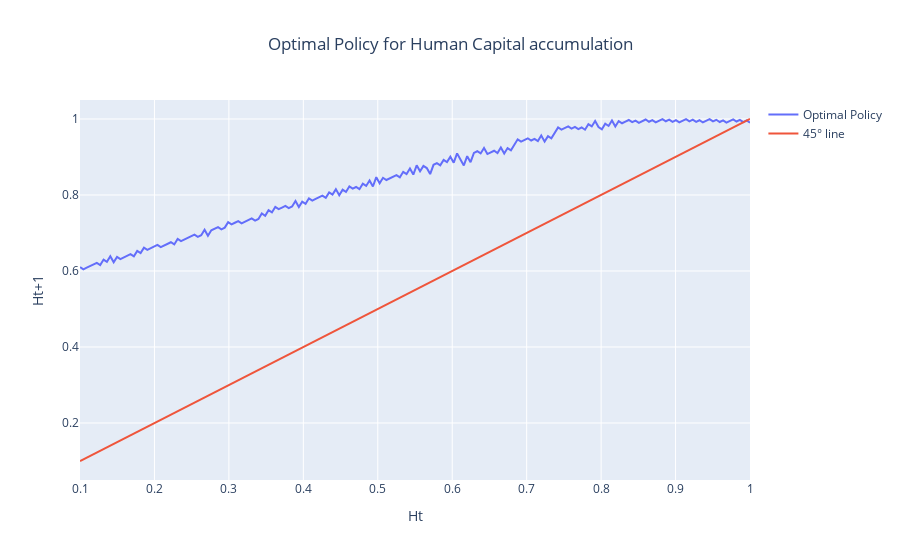

Source (notebook cell):
### Markdown cell above
$$
(ii)\quad H_{t+1} = (1-\delta)H_t + (1 - L_t)
$$

### Code cell
Hnext = (1 - delta) * H_values + (1-policy)

fig = go.Figure()

fig.add_trace(go.Scatter(
    x=H_values,
    y=Hnext,
    mode = "lines",
    name='Optimal Policy'
))
fig.add_trace(go.Scatter(
    x=H_values,
    y=H_values,
    mode="lines",
    name="45° line"
))
fig.update_layout(
    title = {
        "text":"Optimal Policy for Human Capital accumulation",
        "x": 0.5,
        "xanchor": "center"
    },
    xaxis_title='Ht',
    yaxis_title='Ht+1',
    showlegend=True
)
fig.show()

### Figure 1 — Plotly figure (JSON) as saved in the notebook; plotly's stock layout.template omitted (floating-point values rounded to 4 significant figures; data arrays with more than 128 entries replaced by an {"elided": "..."} marker saying what was removed)
{"data": [{"mode": "lines", "name": "Optimal Policy", "type": "scatter", "x": {"elided": "200 float values"}, "y": {"elided": "200 float values"}}, {"mode": "lines", "name": "45° line", "type": "scatter", "x": {"elided": "200 float values"}, "y": {"elided": "200 float values"}}], "layout": {"showlegend": true, "title": {"text": "Optimal Policy for Human Capital accumulation", "x": 0.5, "xanchor": "center"}, "xaxis": {"title": {"text": "Ht"}}, "yaxis": {"title": {"text": "Ht+1"}}}}
